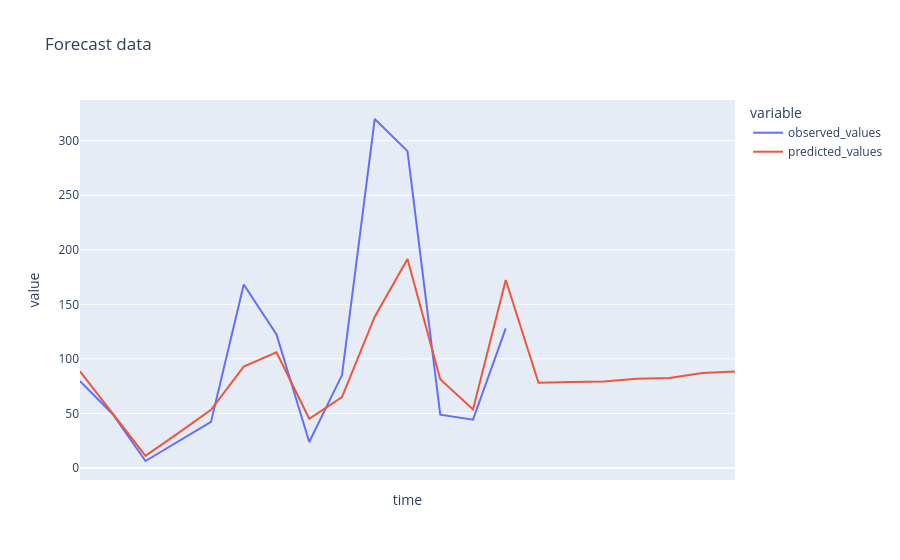

Notebook source saved alongside this figure:
### Markdown cell above
### Visualization of predictions

### Code cell
last_date = datetime.strptime(holdout_df.tail(1).time.values.tolist()[0], "%Y-%m-%d")
prediction_dates = [
    (last_date + timedelta(days=1 + i)).date() for i in range(forecast_window)
]
prediction_values = [pred[0][0] for pred in predictions["predictions"][0]["values"]]
pred_df = pd.DataFrame(
    {
        "time": holdout_dates + prediction_dates,
        "observed_values": holdout_observed_values
        + [np.nan for _ in range(forecast_window)],
        "predicted_values": holdout_predictions + prediction_values,
    }
)

fig = px.line(
    pred_df,
    x="time",
    y=pred_df.columns,
    hover_data={"time": "|%B %d, %Y"},
    title="Forecast data",
)
fig.update_xaxes(dtick="M1", tickformat="%b\n%Y")
fig.show()

### Figure 1 — Plotly figure (JSON) as saved in the notebook; plotly's stock layout.template omitted (floating-point values rounded to 4 significant figures)
{"data": [{"hovertemplate": "variable=observed_values<br>time=%{x|%B %d, %Y}<br>value=%{y}<extra></extra>", "legendgroup": "observed_values", "line": {"color": "#636efa", "dash": "solid"}, "marker": {"symbol": "circle"}, "mode": "lines", "name": "observed_values", "orientation": "v", "showlegend": true, "type": "scatter", "x": ["2014-11-10", "2014-11-11", "2014-11-12", "2014-11-13", "2014-11-14", "2014-11-15", "2014-11-16", "2014-11-17", "2014-11-18", "2014-11-19", "2014-11-20", "2014-11-21", "2014-11-22", "2014-11-23", "2014-11-24", "2014-11-25", "2014-11-26", "2014-11-27", "2014-11-28", "2014-11-29", "2014-11-30"], "xaxis": "x", "y": [79.67, 49.33, 6.417, 24.62, 42.21, 168.2, 122.4, 23.83, 85.17, 319.9, 290.4, 48.83, 44.33, 128.0, NaN, NaN, NaN, NaN, NaN, NaN, NaN], "yaxis": "y"}, {"hovertemplate": "variable=predicted_values<br>time=%{x|%B %d, %Y}<br>value=%{y}<extra></extra>", "legendgroup": "predicted_values", "line": {"color": "#EF553B", "dash": "solid"}, "marker": {"symbol": "circle"}, "mode": "lines", "name": "predicted_values", "orientation": "v", "showlegend": true, "type": "scatter", "x": ["2014-11-10", "2014-11-11", "2014-11-12", "2014-11-13", "2014-11-14", "2014-11-15", "2014-11-16", "2014-11-17", "2014-11-18", "2014-11-19", "2014-11-20", "2014-11-21", "2014-11-22", "2014-11-23", "2014-11-24", "2014-11-25", "2014-11-26", "2014-11-27", "2014-11-28", "2014-11-29", "2014-11-30"], "xaxis": "x", "y": [88.61, 49.82, 11.09, 31.96, 53.35, 92.91, 106.0, 45.15, 65.03, 138.7, 191.5, 81.41, 53.64, 172.3, 78.09, 78.82, 79.39, 81.76, 82.43, 87.13, 88.37], "yaxis": "y"}], "layout": {"legend": {"title": {"text": "variable"}, "tracegroupgap": 0}, "title": {"text": "Forecast data"}, "xaxis": {"anchor": "y", "domain": [0, 1], "dtick": "M1", "tickformat": "%b\n%Y", "title": {"text": "time"}}, "yaxis": {"anchor": "x", "domain": [0, 1], "title": {"text": "value"}}}}
